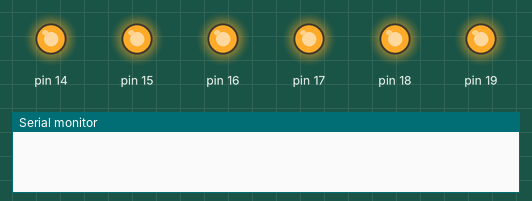
The sketch below on a simulated Arduino Uno, built with avr-gcc and run on an emulated ATmega328P. Parts: output pins drawn as LEDs (lit = HIGH), the last lines printed to the serial monitor.

Above: at 0.5 s.
At 2.5 s:
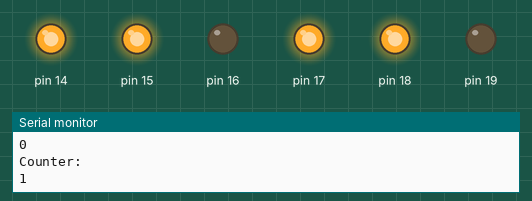
At 3.5 s:
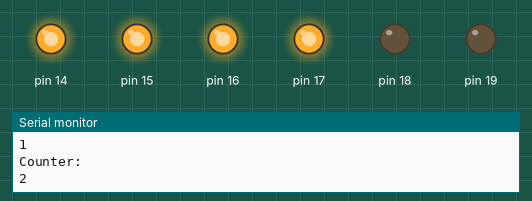
At 5.5 s:
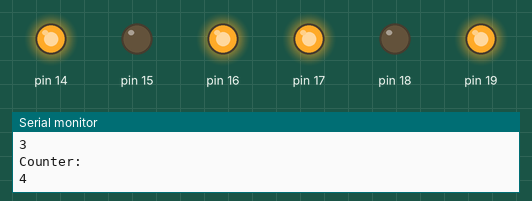
At 7.5 s:
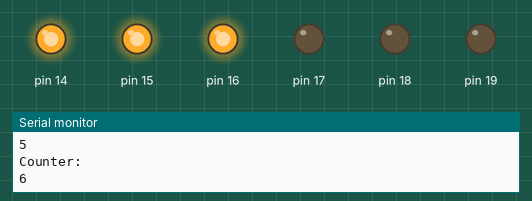
At 11.5 s:
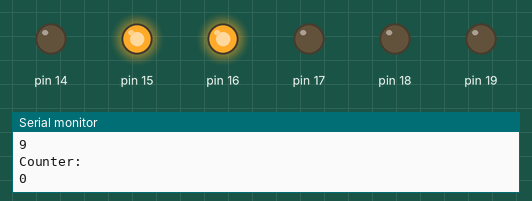
Timing chart, 0 to 13.0 s (numbered marks = the images above):
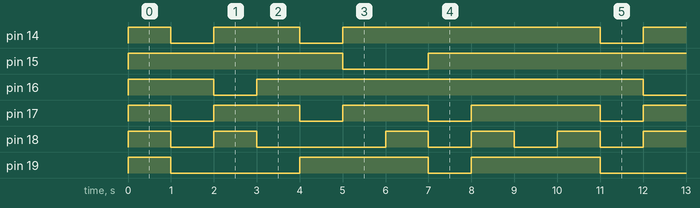

The sketch:

example-2.ino
```cpp
#ifndef MACROS_H
#define MACROS_H

#define PIN_SET(REG, PIN) REG |= (1 << PIN)
#define PIN_UNSET(REG, PIN) REG &= ~(1 << PIN)
#define PIN_TOGGLE(REG, PIN) REG ^= (1 << PIN)
#define PIN_READ(REG, PIN) ((REG & (1 << PIN)) >> PIN)

#endif

#include <avr/io.h>
#include <util/delay.h>
#include <avr/interrupt.h>

const uint8_t segments[] = {
    0b00111111, // 0
    0b00000110, // 1
    0b01011011, // 2
    0b01001111, // 3
    0b01100110, // 4
    0b01101101, // 5
    0b01111101, // 6
    0b00000111, // 7
    0b01111111, // 8
    0b01101111  // 9
};

#define TARGET_OVERFLOW_COUNT 244
#define TARGEST_OFFSET 36

volatile uint8_t tot_overflow;

ISR(TIMER2_OVF_vect)
{
  tot_overflow++;
}

void timer2_init()
{
  TCCR2B |= (1 << CS22) | (1 << CS21);
  TCNT2 = 0;
  TIMSK2 |= (1 << TOIE2);
  sei();
  tot_overflow = 0;
}

int main(void)
{
  timer2_init();
  Serial.begin(9600);
  int counter = 0;

  // setup port c for 7 segment display
  DDRC = 0xFF;
  PORTC = 0xFF;

  while (1)
  {
    if (tot_overflow >= TARGET_OVERFLOW_COUNT)
    {
      if (TCNT2 >= TARGEST_OFFSET)
      {
        TCNT2 = 0;
        Serial.println("Counter: ");
        Serial.println(counter);

        counter += 1;
        if (counter > 9)
        {
          counter = 0;
        }

        PORTC = segments[counter];

        tot_overflow = 0;
      }
    }
  }
  return 0;
}
```

Measured:
- by itself, pin 14: repeats every 10.0 s: LOW 1.0 s, HIGH 2.0 s, LOW 1.0 s, HIGH 6.0 s
- by itself, pin 15: repeats every 10.0 s: LOW 2.0 s, HIGH 8.0 s
- by itself, pin 16: repeats every 10.0 s: LOW 1.0 s, HIGH 9.0 s
- by itself, pin 17: repeats every 10.0 s: 2 × (LOW 1.0 s, HIGH 2.0 s), LOW 1.0 s, HIGH 3.0 s
- by itself, pin 18: repeats every 10.0 s: LOW 1.0 s, HIGH 1.0 s, LOW 3.0 s, 2 × (HIGH 1.0 s, LOW 1.0 s), HIGH 1.0 s
- by itself, pin 19: repeats every 10.0 s: LOW 3.0 s, HIGH 3.0 s, LOW 1.0 s, HIGH 3.0 s
